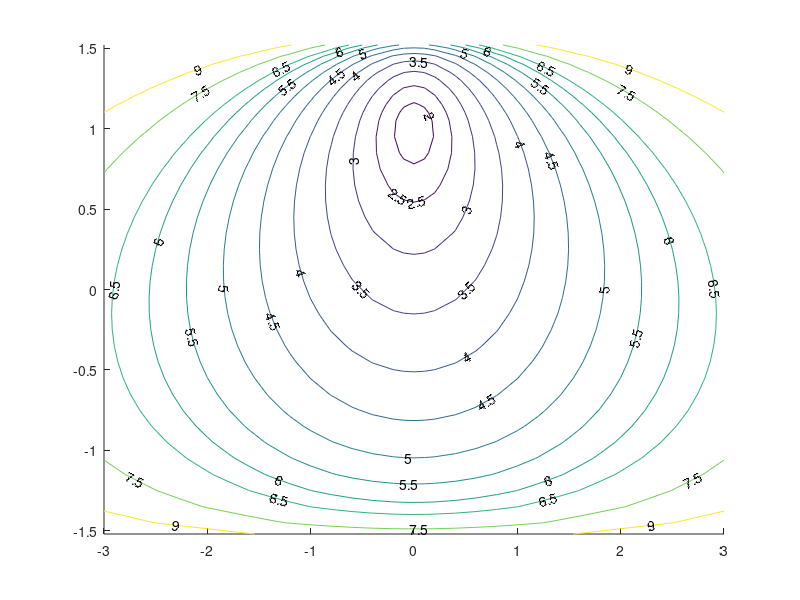

The MATLAB script that drew this image: (Note: this script raises an error after producing the figure.)
% example_strip_slit_plot_contores_2.m
% Nasser, June 16, 2019
clc;clear; 
% To plot Figure 30 in Section 9 of the paper:
% COMPUTATION OF CONFORMAL INVARIANTS 
%
% The data files 
% x2_pt.mat, y2_pt.mat, u2_pt.mat
% were generated by the file
% example_strip_slit_save_contores_2.m
%
%
%
z1    =  i;
x=load('x2_pt.mat','-ascii');
y=load('y2_pt.mat','-ascii');
u=load('u2_pt.mat','-ascii');
%
figure;
cntv  =  [2:0.5:6,6.5,7.5,9];
contour(x,y,u,cntv,'ShowText','on','Color','k')
hold on
plot(0,1,'or','MarkerFaceColor','r')
plot([-3 3],[-pi/2  -pi/2],'k','LineWidth',2)
plot([-3 3],[+pi/2  +pi/2],'k','LineWidth',2)

axis equal
axis([-3.0 3.0 -1.65 1.65])
axis off
set(gca,'LooseInset',get(gca,'TightInset'))
% print -depsc fig_strip_cont1
% print -dpdf  fig_strip_cont1